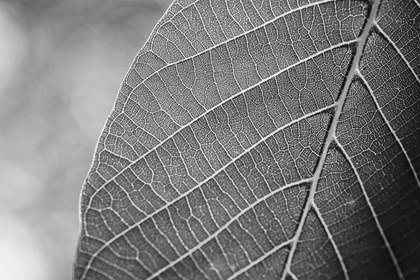
%> input picture Wrinkle_Detection/leaf.jpg (made grey), 420 x 280 px, shrunk from 960 x 640 before the run, given in place of reference.jpg, which was not available
$ octave image_processing.m   (GNU Octave 9; MATLAB toolbox functions it lacks are replaced by stand-ins)
%> lines starting %> are read from the running program, lines starting %| are printed output that depends on the picture; pictures that were not available may be replaced by others from this repository, and a replacement may not be noted
clc;
clear;
close all;
reference = imread('/home/rex/Desktop/reference.jpg');
%> reference is the input picture: size 280x420 uint8; min 9, max 245, mean 123.5
imshow(reference)
w = waitforbuttonpress;
D = '/home/rex/Desktop/TestData';
S = dir(fullfile(D,'*.jpg')); % pattern to match filenames.
length(S);
figure(1)
[g,gx,gy]=getgradient(reference);
h=0.075;
w=0.075;
figure(1)
sp1=subplot(2,2,1);
display_image(gx);
title('X gradient Reference Image')
sp1.Position = sp1.Position + [0 0 h w];
figure(1)
sp2=subplot(2,2,2);
display_image(gy);
sp2.Position = sp2.Position + [0 0 h w];
title('Y gradient Reference Image')
figure(2)
figure(3)
sp1=subplot(1,2,1);
imshow(reference);
[m,s]=calculate_sd(g);
% [29 lines not run here, left out]
function image = preprocess(im)
    image=rgb2gray(im)
end

function [g,gx,gy] = getgradient(im)
    [gx,gy] = imgradientxy(im,"prewitt");
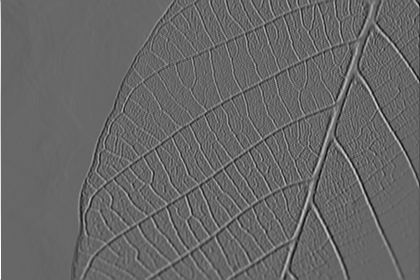
%> gx: size 280x420 double; min -495, max 720, mean -1.1; drawn with min black and max white
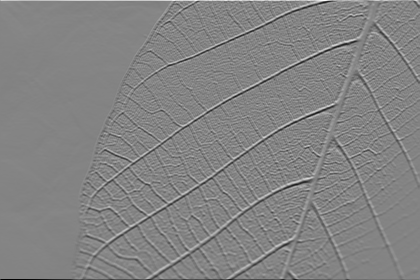
%> gy: size 280x420 double; min -721, max 675, mean -0.2; drawn with min black and max white
    [Gmag,Gdir] = imgradient(gx,gy);
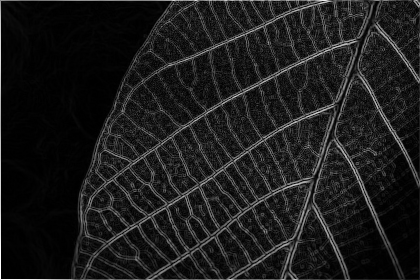
%> Gmag: size 280x420 double; min 0, max 721, mean 80.2; drawn with min black and max white
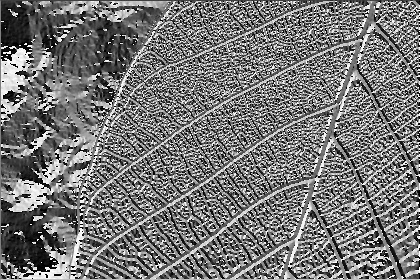
%> Gdir: size 280x420 double; min -180, max 179.8, mean -12.5; drawn with min black and max white
    g=Gmag;
end

function display_image(im)
    imshow(im , [min(im(:)) max(im(:))])
end

function [mean_ref,std_ref]= calculate_sd(im)
    ksize=5;
    mean_ref = zeros(size(im));
    size(mean_ref)
%> ans = [280 420]
%> the run ends on the next line
    std_ref = zeros(size(im));
    step=floor(ksize/2);
    for r=step+1:size(im,1)-step
        for c=step+1:size(im,2)-step
            mean_ref(r-step:r+step,c-step:c+step)=mean2(im(r-step:r+step,c-step:c+step));
            std_ref(r-step:r+step,c-step:c+step)=std2(im(r-step:r+step,c-step:c+step));
        end
    end
end
